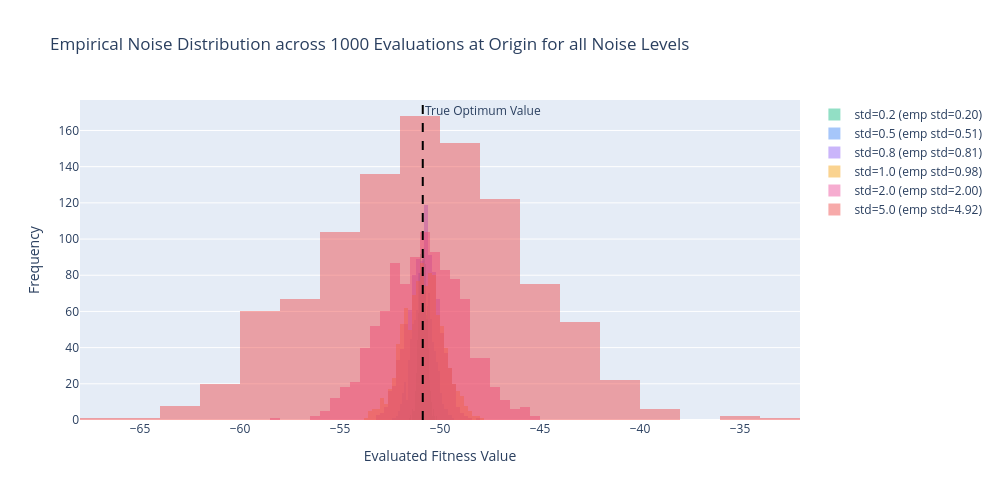

Notebook code for this chart:
### Code cell
n_samples = 1000
test_pt = np.zeros(dim)

fig = go.Figure()
for std in [0.2, 0.5, 0.8, 1.0, 2.0, 5.0]:
    samples = [problem(test_pt, noise_std=std)[std] for _ in range(n_samples)]
    fig.add_trace(go.Histogram(
        x=samples,
        opacity=0.45,
        name=f'std={std} (emp std={np.std(samples):.2f})',
        marker_color=color_palette.get(std, '#6B7280'),
        nbinsx=30
    ))

true_val = problem(test_pt)
fig.add_vline(x=true_val, line_dash="dash", line_color="black", annotation_text="True Optimum Value")

fig.update_layout(
    title_text="Empirical Noise Distribution across 1000 Evaluations at Origin for all Noise Levels",
    xaxis_title="Evaluated Fitness Value",
    yaxis_title="Frequency",
    barmode='overlay',
    height=500,
    width=1000
)
fig.show()

### Figure 1 — Plotly figure (JSON) as saved in the notebook; plotly's stock layout.template omitted (floating-point values rounded to 4 significant figures; data arrays with more than 128 entries replaced by an {"elided": "..."} marker saying what was removed)
{"data": [{"marker": {"color": "#10B981"}, "name": "std=0.2 (emp std=0.20)", "nbinsx": 30, "opacity": 0.45, "type": "histogram", "x": {"elided": "1000 float values"}}, {"marker": {"color": "#3B82F6"}, "name": "std=0.5 (emp std=0.51)", "nbinsx": 30, "opacity": 0.45, "type": "histogram", "x": {"elided": "1000 float values"}}, {"marker": {"color": "#8B5CF6"}, "name": "std=0.8 (emp std=0.81)", "nbinsx": 30, "opacity": 0.45, "type": "histogram", "x": {"elided": "1000 float values"}}, {"marker": {"color": "#F59E0B"}, "name": "std=1.0 (emp std=0.98)", "nbinsx": 30, "opacity": 0.45, "type": "histogram", "x": {"elided": "1000 float values"}}, {"marker": {"color": "#EC4899"}, "name": "std=2.0 (emp std=2.00)", "nbinsx": 30, "opacity": 0.45, "type": "histogram", "x": {"elided": "1000 float values"}}, {"marker": {"color": "#EF4444"}, "name": "std=5.0 (emp std=4.92)", "nbinsx": 30, "opacity": 0.45, "type": "histogram", "x": {"elided": "1000 float values"}}], "layout": {"annotations": [{"showarrow": false, "text": "True Optimum Value", "x": -50.86, "xanchor": "left", "xref": "x", "y": 1, "yanchor": "top", "yref": "y domain"}], "barmode": "overlay", "height": 500, "shapes": [{"line": {"color": "black", "dash": "dash"}, "type": "line", "x0": -50.86, "x1": -50.86, "xref": "x", "y0": 0, "y1": 1, "yref": "y domain"}], "title": {"text": "Empirical Noise Distribution across 1000 Evaluations at Origin for all Noise Levels"}, "width": 1000, "xaxis": {"title": {"text": "Evaluated Fitness Value"}}, "yaxis": {"title": {"text": "Frequency"}}}}
